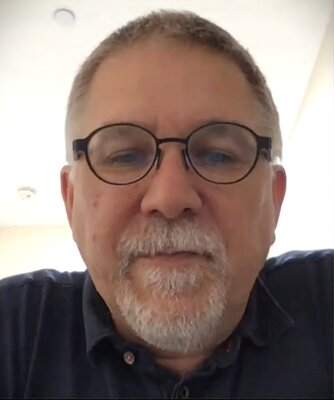
#> input picture analysis/report/images/portraits/gentleman.jpg, 334 x 400 px
$ python -i build-cover.py   (imports and definitions only)
#> lines starting #> are read from the running program, lines starting #| are printed output that depends on the picture
#> further down, picture is the input picture: PIL image 334x400 RGB; mean R, G, B 143.4, 126.6, 120.1
#!/usr/bin/env python3
"""
Build a cover image for the Biostatistics Practicum, in the
visual idiom of the Springer Texts in Statistics series:
two-zone composition with a watercolour-painted top zone
and a solid bottom zone, clean sans-serif typography.

Usage:
    python3 build-cover.py
Output:
    cover.png   (1200 x 1800, the book cover)
"""

import math
import random
from PIL import Image, ImageDraw, ImageFilter, ImageFont

# --- canvas ---------------------------------------------------------------

W, H        = 1200, 1800           # cover dimensions (2:3)
SPLIT_Y     = int(H * 0.36)        # top/bottom boundary

# --- colours --------------------------------------------------------------

# brand teal anchors the bottom zone
TEAL_DARK   = (44, 122, 123)       # #2c7a7b
TEAL_DEEP   = (31, 78, 86)         # darker teal for shadowing
CREAM       = (248, 244, 233)      # used sparingly for hairline
GOLD        = (201, 169, 97)       # accent
INK         = (45, 55, 72)         # charcoal
WHITE       = (255, 255, 255)

# top-zone watercolour palette: cool teals to dusty plum to coral
WATERCOLOUR = [
    (33,  84, 110),   # deep blue-teal
    (52, 142, 142),   # mid teal
    (122, 110, 162),  # dusty violet
    (188, 105, 130),  # dusty rose
    (216, 145, 110),  # warm coral
]

# --- helpers --------------------------------------------------------------

def lerp(a, b, t):
    return tuple(int(a[i] + (b[i] - a[i]) * t) for i in range(3))


# [49 lines left out: functions palette_at, watercolour_zone, not called in this run]


def add_paper_grain(img, strength=8, seed=11):
    """Light random noise to suggest paper grain."""
#> called with strength = 8, seed = 11
    rng    = random.Random(seed)
    grain  = Image.new('L', img.size, 128)
#> grain: PIL image 334x400 L; every value is 128
    gpx    = grain.load()
    for y in range(img.size[1]):
        for x in range(img.size[0]):
            gpx[x, y] = max(0, min(255, 128 + rng.randint(-strength, strength)))
    grain = grain.filter(ImageFilter.GaussianBlur(radius=0.5))
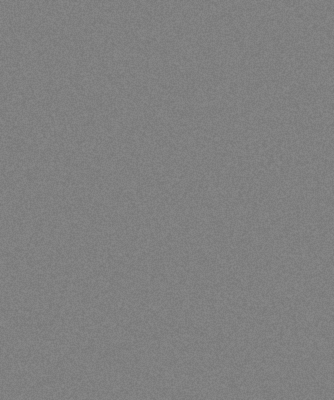
#> grain: PIL image 334x400 L; min 120, max 136, mean 128
    img.paste(Image.blend(img.convert('RGB'),
                          Image.merge('RGB', (grain, grain, grain)),
                          0.05))
    return img


# [16 lines left out: function font, not called in this run]


def draw_text(draw, xy, text, fnt, fill, anchor='lt', spacing=0):
    draw.text(xy, text, font=fnt, fill=fill, anchor=anchor, spacing=spacing)


# --- build ---------------------------------------------------------------

# [66 lines left out: function build, not called in this run]


# [5 lines not run here, left out]

>>> from PIL import Image
>>> picture = Image.open('../analysis/report/images/portraits/gentleman.jpg')
>>> result = add_paper_grain(picture)
